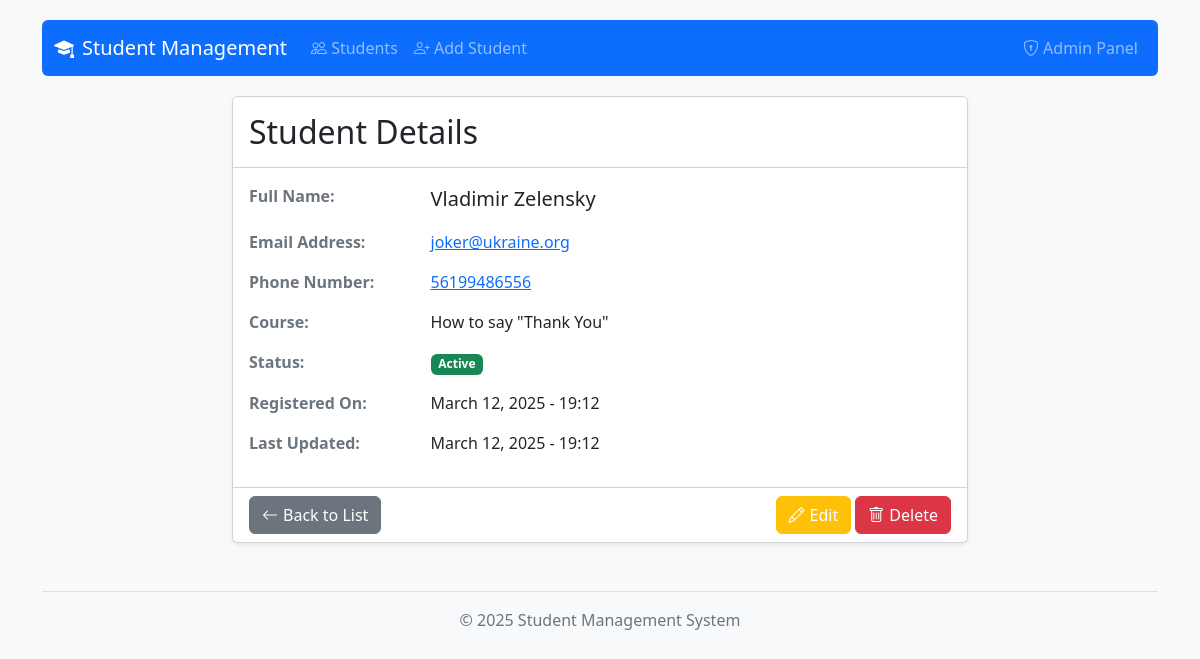
Page /student/15/ on the committed database.
### students/models.py (models this page shows, shortened)
class Student(models.Model):
    name = models.CharField(max_length=100)
    email = models.EmailField(unique=True)
    phone = models.CharField(max_length=20)
    course = models.CharField(max_length=50)
    is_active = models.BooleanField(default=True)
    created_at = models.DateTimeField(auto_now_add=True)
    updated_at = models.DateTimeField(auto_now=True)
    class Meta:
        ordering = ['-created_at']
        verbose_name = 'Student'
        verbose_name_plural = 'Students'

### students/views.py (the view)
# urls.py: path('student/<int:pk>/', StudentDetailView.as_view(), name='student-detail'),
class StudentDetailView(DetailView):
    model = Student
    template_name = 'students/student_detail.html'
    context_object_name = 'student'

### templates/students/student_detail.html (shortened to what this page needs)
{% extends 'students/base.html' %}
{% block content %}
    <div class="row">
        <div class="col-md-8 offset-md-2">
            <div class="card">
                <div class="card-header bg-white py-3">
                    <h2 class="card-title m-0">Student Details</h2>
                </div>
                <div class="card-body">
                    <div class="row mb-3">
                        <div class="col-md-3 fw-bold text-muted">Full Name:</div>
                        <div class="col-md-9 fs-5">{{ student.name }}</div>
                    </div>
                    <div class="row mb-3">
                        <div class="col-md-3 fw-bold text-muted">Email Address:</div>
                        <div class="col-md-9">
                            <a href="mailto:{{ student.email }}">{{ student.email }}</a>
                        </div>
                    </div>
                    <div class="row mb-3">
                        <div class="col-md-3 fw-bold text-muted">Phone Number:</div>
                        <div class="col-md-9">
                            <a href="tel:{{ student.phone }}">{{ student.phone }}</a>
                        </div>
                    </div>
                    <div class="row mb-3">
                        <div class="col-md-3 fw-bold text-muted">Course:</div>
                        <div class="col-md-9">{{ student.course }}</div>
                    </div>
                    <div class="row mb-3">
                        <div class="col-md-3 fw-bold text-muted">Status:</div>
                        <div class="col-md-9">
                            {% if student.is_active %}
                                <span class="badge bg-success">Active</span>
                            {% else %}
                                <span class="badge bg-danger">Inactive</span>
                            {% endif %}
                        </div>
                    </div>
                    <div class="row mb-3">
                        <div class="col-md-3 fw-bold text-muted">Registered On:</div>
                        <div class="col-md-9">{{ student.created_at|date:"F d, Y - H:i" }}</div>
                    </div>
                    <div class="row mb-3">
                        <div class="col-md-3 fw-bold text-muted">Last Updated:</div>
                        <div class="col-md-9">{{ student.updated_at|date:"F d, Y - H:i" }}</div>
                    </div>
                </div>
                <div class="card-footer bg-white">
                    <div class="d-flex justify-content-between">
                        <a href="{% url 'student-list' %}" class="btn btn-secondary btn-icon">
                            <i class="bi bi-arrow-left"></i> Back to List
                        </a>
                        <div>
                            <a href="{% url 'student-update' student.id %}" class="btn btn-warning btn-icon text-white">
                                <i class="bi bi-pencil"></i> Edit
                            </a>
                            <a href="{% url 'student-delete' student.id %}" class="btn btn-danger btn-icon">
                                <i class="bi bi-trash"></i> Delete
                            </a>
                        </div>
                    </div>
                </div>
            </div>
        </div>
    </div>
{% endblock %}

### templates/students/base.html (style rules this page uses)
body { padding-top: 20px; padding-bottom: 20px; background-color: #f8f9fa; }
.card { box-shadow: 0 0.125rem 0.25rem rgba(0, 0, 0, 0.075); }
.btn-icon { display: inline-flex; align-items: center; }
.btn-icon i { margin-right: 5px; }

### rows in the picture
Student: name "Vladimir Zelensky", email "joker@ukraine.org", phone "56199486556", course "How to say \"Thank You\"", created_at "March 12, 2025 - 19:12", updated_at "March 12, 2025 - 19:12"
